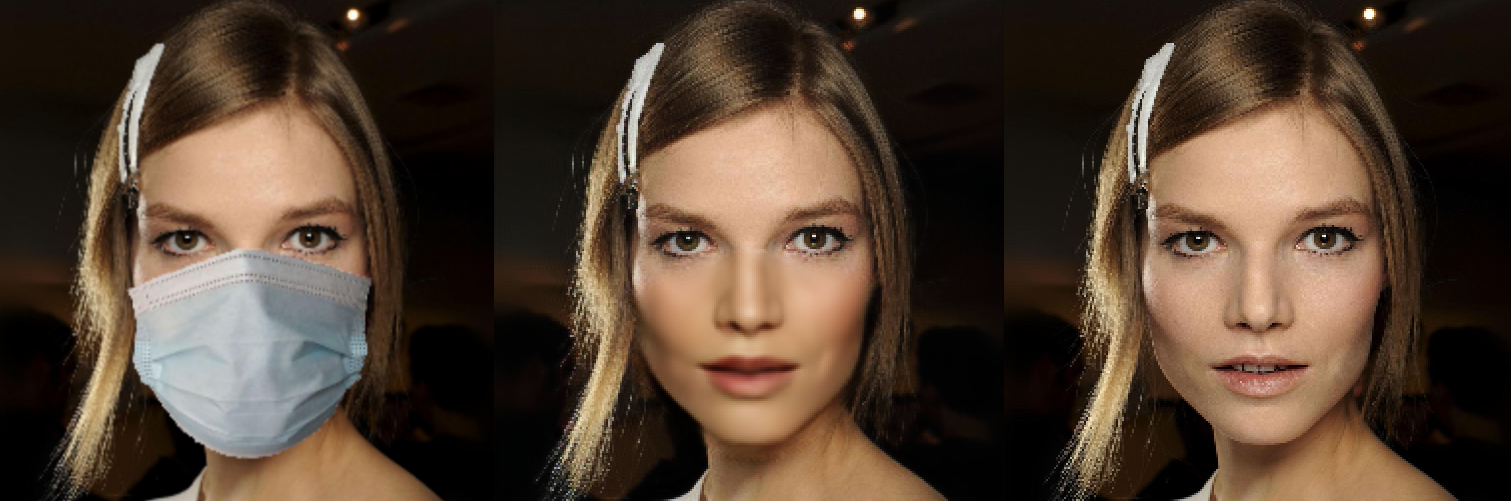
#> input picture fig/example.png, 1511 x 501 px, given in place of the camera
$ python eyes_detect.py
#> lines starting #> are read from the running program, lines starting #| are printed output that depends on the picture
#> further down, frame is the input picture: shape (501, 1511, 3); mean B, G, R 48.3, 62.6, 80.3
from __future__ import print_function
import cv2.cv2 as cv2

face_cascade_name = "haar/haarcascade_frontalface_alt.xml"
face_cascade = cv2.CascadeClassifier()
if not face_cascade.load(cv2.samples.findFile(face_cascade_name)):
    print('--(!)Error loading face cascade')
    exit(0)

def detectAndDisplay(frame):
    frame_gray = cv2.cvtColor(frame, cv2.COLOR_BGR2GRAY)
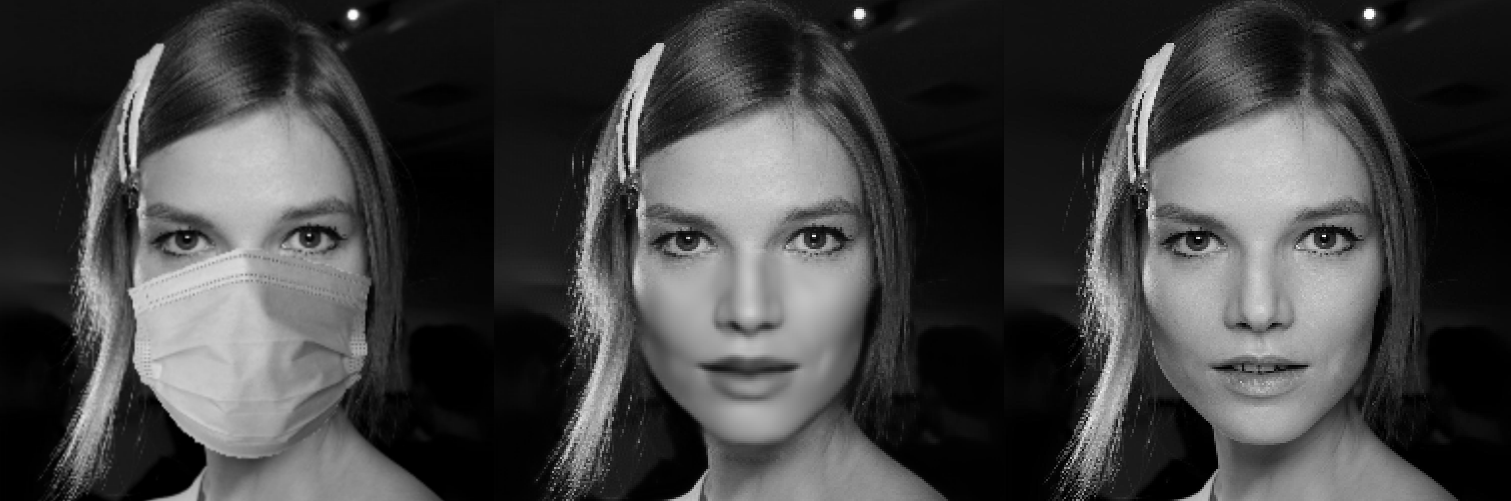
#> frame_gray: shape (501, 1511); min 0, max 255, mean 66.3
    frame_gray = cv2.equalizeHist(frame_gray)
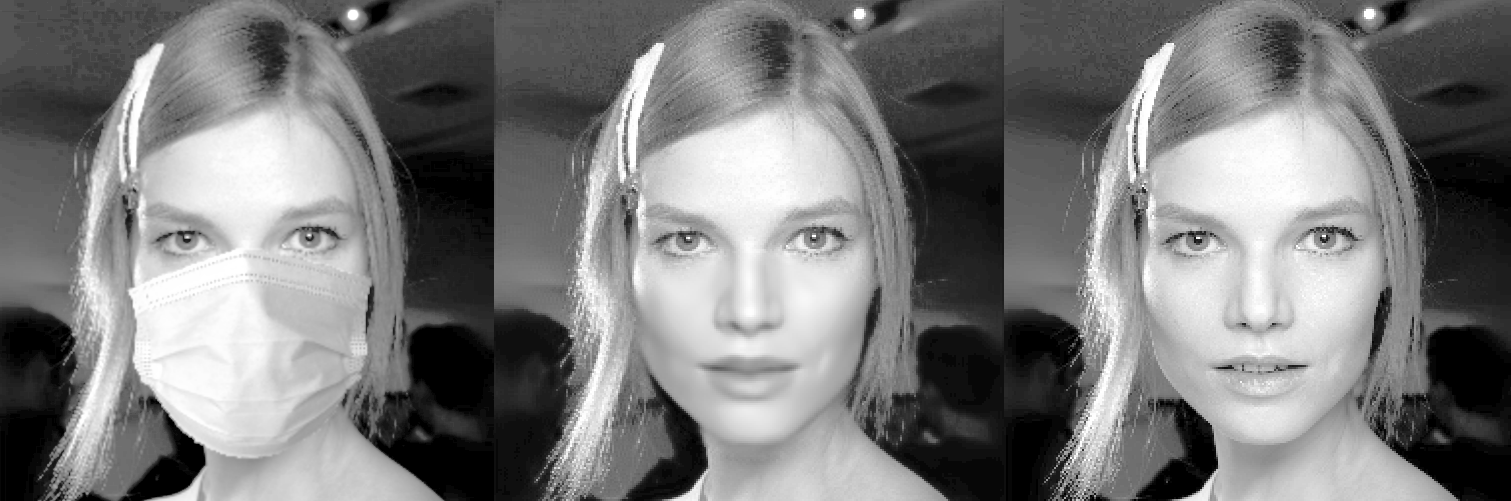
#> frame_gray: shape (501, 1511); min 0, max 255, mean 123.1
    faces = face_cascade.detectMultiScale(frame_gray)
#> faces = [[610, 134, 282, 282], [1121, 136, 284, 284], [106, 120, 307, 307]]
    for (x, y, w, h) in faces:
        x_ = int(x - w / 3)
        y_ = int(y - h / 3) - 20
        x_w = int(x + w + w / 3)
        y_h = int(y + h + h / 3) - 20
        frame = frame[y_:y_h, x_:x_w]
#> this loop made 3 passes
#> (x, y, w, h, x_, y_, x_w, y_h) on passes 1 to 3: (610, 134, 282, 282, 516, 20, 986, 490), (1121, 136, 284, 284, 1026, 21, 1499, 494), (106, 120, 307, 307, 3, -3, 515, 509)
#> pass 1, in detectAndDisplay, `frame = frame[y_:y_h, x_:x_w]`:
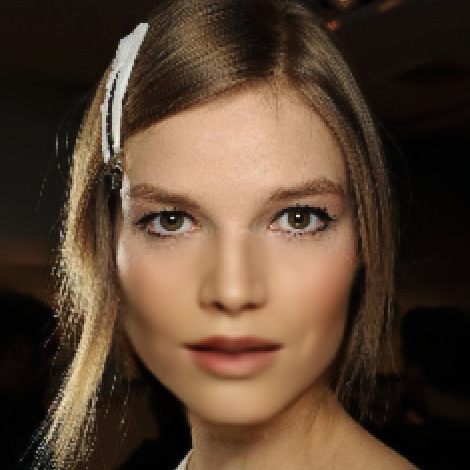
#> frame: shape (470, 470, 3); mean B, G, R 49, 66.2, 87.9
#> after the loop, frame = empty array
    if frame is not None:
#> (the run stopped early here; a loop or call above may not have finished)
